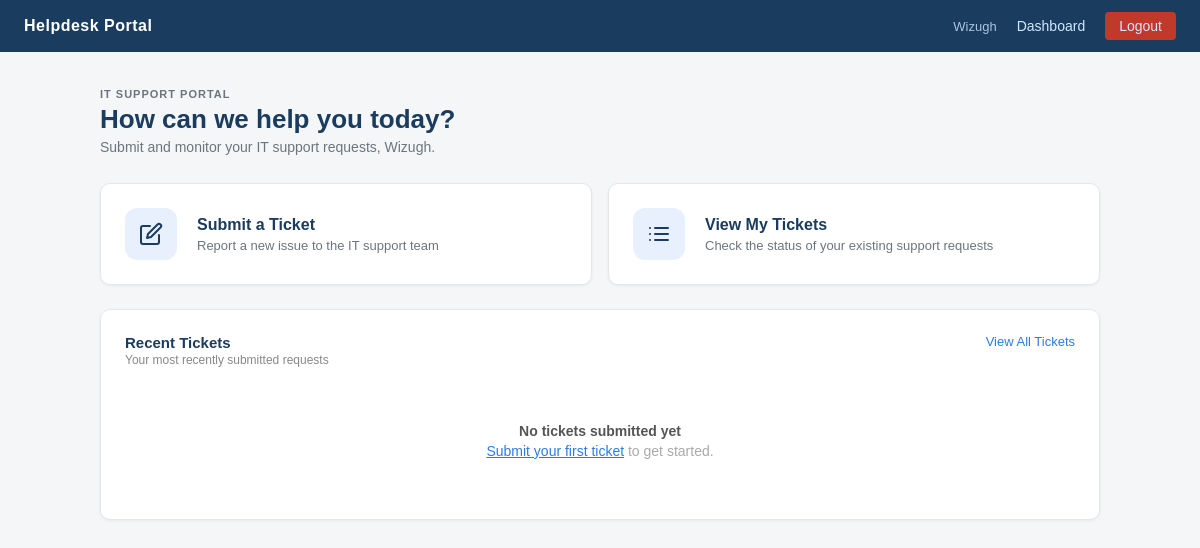
/dashboard (signed in), run on an earlier commit of the app's database.
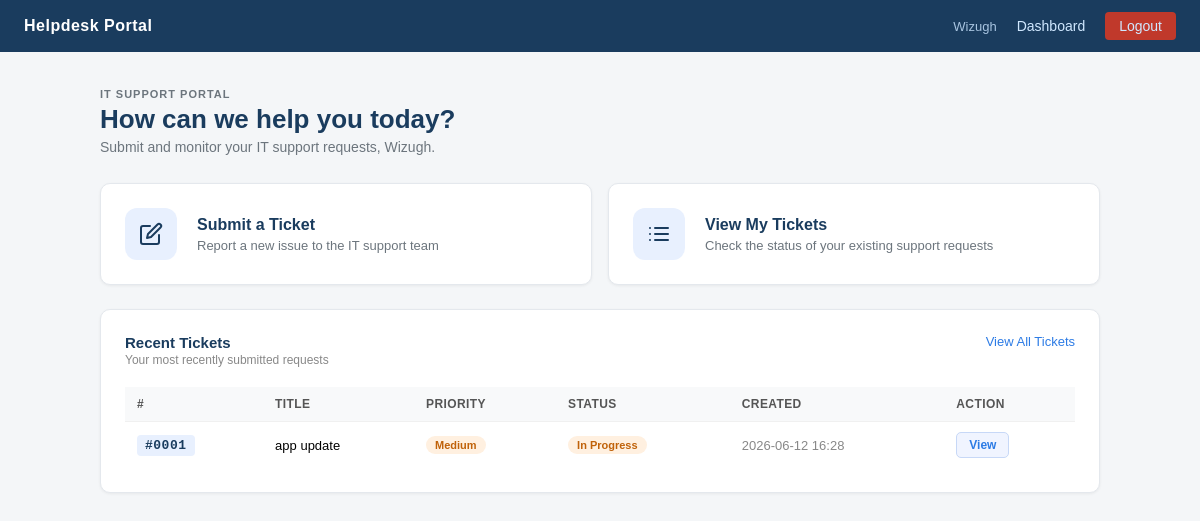
And on a later commit of the database.
### tables this page shows
CREATE TABLE tickets (
            id INTEGER PRIMARY KEY AUTOINCREMENT,
            title TEXT NOT NULL,
            description TEXT NOT NULL,
            priority TEXT NOT NULL DEFAULT 'low',
            status TEXT NOT NULL DEFAULT 'open',
            created_by TEXT NOT NULL,
            date TEXT NOT NULL
        );

### app.py (the view)
@app.route('/dashboard')
def dashboard():
    if 'user' not in session:
        return redirect(url_for('login'))
    conn = get_db()
    recent_tickets = conn.execute(
        'SELECT * FROM tickets WHERE created_by = ? ORDER BY date DESC LIMIT 5',
        (session['user'],)
    ).fetchall()
    conn.close()
    return render_template('dashboard.html', username=session['user'], recent_tickets=recent_tickets)

### app.py (called while the page is built)
def get_db():
    conn = sqlite3.connect(DB_PATH)
    conn.row_factory = sqlite3.Row
    conn.execute("PRAGMA foreign_keys = ON")
    return conn

### templates/dashboard.html (shortened to what this page needs)
{% extends 'base.html' %}
{% block content %}
<div class="portal-page">
    <div class="portal-content">
        <div class="dashboard-header">
            <div class="dashboard-header-left">
                <span class="dashboard-eyebrow">IT SUPPORT PORTAL</span>
                <h1 class="dashboard-title">How can we help you today?</h1>
                <p class="dashboard-subtitle">Submit and monitor your IT support requests, {{ username }}.</p>
            </div>
        </div>
        <div class="quick-action-grid">
            <a href="{{ url_for('submit_ticket') }}" class="quick-action-card">
                <div class="quick-action-icon">
                </div>
                <div class="quick-action-text">
                    <h2>Submit a Ticket</h2>
                    <p>Report a new issue to the IT support team</p>
                </div>
            </a>
            <a href="{{ url_for('my_tickets') }}" class="quick-action-card">
                <div class="quick-action-icon">
                </div>
                <div class="quick-action-text">
                    <h2>View My Tickets</h2>
                    <p>Check the status of your existing support requests</p>
                </div>
            </a>
        </div>
        <div class="dashboard-card">
            <div class="card-header">
                <div>
                    <h2 class="card-title">Recent Tickets</h2>
                    <p class="card-subtitle">Your most recently submitted requests</p>
                </div>
                <a href="{{ url_for('my_tickets') }}" class="card-link">View All Tickets</a>
            </div>
            {% if recent_tickets %}
            <div class="table-scroll">
                <table class="ticket-table">
                    <thead>
                        <tr>
                            <th scope="col">#</th>
                            <th scope="col">Title</th>
                            <th scope="col">Priority</th>
                            <th scope="col">Status</th>
                            <th scope="col">Created</th>
                            <th scope="col">Action</th>
                        </tr>
                    </thead>
                    <tbody>
                        {% for ticket in recent_tickets %}
                        <tr>
                            <td><span class="ticket-id-badge">#{{ '%04d'|format(ticket['id']) }}</span></td>
                            <td class="ticket-title-cell">{{ ticket['title'] }}</td>
                            <td><span class="badge badge-priority-{{ ticket['priority'] }}">{{ ticket['priority'] }}</span></td>
                            <td><span class="badge badge-status-{{ ticket['status'].replace(' ', '-') }}">{{ ticket['status'] }}</span></td>
                            <td class="ticket-date-cell">{{ ticket['date'] }}</td>
                            <td><a href="{{ url_for('ticket_detail', ticket_id=ticket['id']) }}" class="btn-view">View</a></td>
                        </tr>
                        {% endfor %}
                    </tbody>
                </table>
            </div>
            {% else %}
            <div class="empty-state">
                <p class="empty-title">No tickets submitted yet</p>
                <p class="empty-sub"><a href="{{ url_for('submit_ticket') }}">Submit your first ticket</a> to get started.</p>
            </div>
            {% endif %}
        </div>
    </div>
</div>
{% endblock %}

### templates/base.html (shortened to what this page needs)
<!DOCTYPE html>
<html>
<head>
    <link rel="stylesheet" href="{{ url_for('static', filename='style.css') }}">
</head>
<body>
    {% if session.get('user') %}
    <nav class="topnav">
        <span class="topnav-brand">Helpdesk Portal</span>
        <div class="topnav-right">
            <span class="topnav-user">{{ session['user'] }}</span>
            {% if session['role'] == 'admin' %}
                <a href="/admin">Dashboard</a>
            {% else %}
                <a href="/dashboard">Dashboard</a>
            {% endif %}
            <a href="/logout" class="topnav-logout">Logout</a>
        </div>
    </nav>
    {% endif %}
    {% block content %}{% endblock %}
</body>
</html>

What changed in the data, as far as the page shows it:
added tickets: user "Wizugh", created_by "Wizugh", id "0001", title "app update", priority "Medium", status "In Progress", date "2026-06-12 16:28"
Also different on the page:
{{ session['user'] }}: "Wizugh" → (not shown)
{{ username }}: "Wizugh" → (not shown)
text no longer shown: "No tickets submitted yet Submit your first ticket to get started."
text now shown: "# TITLE PRIORITY STATUS CREATED ACTION"
